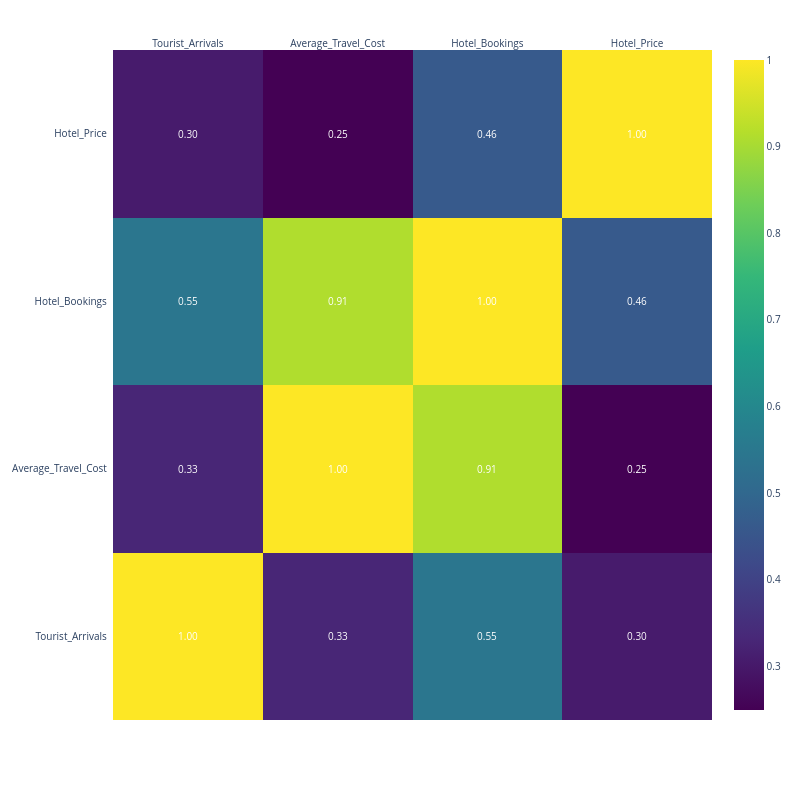

Here is the notebook cell this chart was saved with:
### Code cell
# correlation_matrix = df.select_dtypes([include='int']).corr()
correlation_matrix = df.select_dtypes(include='int').corr()
fig = ff.create_annotated_heatmap(
    z = correlation_matrix.values,
    x = correlation_matrix.columns.tolist(),
    y = correlation_matrix.index.tolist(),
    colorscale='Viridis',
    showscale=True,
    annotation_text=[[f"{val:.2f}" for val in row ] for row in correlation_matrix.values],
    font_colors=["white"]
)

fig.update_layout(
    width = 800,
    height = 800,
    margin = dict(t = 50, l = 100), 
    font = dict(size = 10)
)

fig.show()

### Figure 1 — Plotly figure (JSON) as saved in the notebook; plotly's stock layout.template omitted (floating-point values rounded to 4 significant figures)
{"data": [{"colorscale": [[0, "#440154"], [0.1111, "#482878"], [0.2222, "#3e4989"], [0.3333, "#31688e"], [0.4444, "#26828e"], [0.5556, "#1f9e89"], [0.6667, "#35b779"], [0.7778, "#6ece58"], [0.8889, "#b5de2b"], [1, "#fde725"]], "reversescale": false, "showscale": true, "type": "heatmap", "x": ["Tourist_Arrivals", "Average_Travel_Cost", "Hotel_Bookings", "Hotel_Price"], "y": ["Tourist_Arrivals", "Average_Travel_Cost", "Hotel_Bookings", "Hotel_Price"], "z": [[1, 0.3286, 0.5453, 0.3043], [0.3286, 1, 0.9113, 0.2494], [0.5453, 0.9113, 1, 0.461], [0.3043, 0.2494, 0.461, 1]]}], "layout": {"annotations": [{"font": {"color": "white"}, "showarrow": false, "text": "1.00", "x": "Tourist_Arrivals", "xref": "x", "y": "Tourist_Arrivals", "yref": "y"}, {"font": {"color": "white"}, "showarrow": false, "text": "0.33", "x": "Average_Travel_Cost", "xref": "x", "y": "Tourist_Arrivals", "yref": "y"}, {"font": {"color": "white"}, "showarrow": false, "text": "0.55", "x": "Hotel_Bookings", "xref": "x", "y": "Tourist_Arrivals", "yref": "y"}, {"font": {"color": "white"}, "showarrow": false, "text": "0.30", "x": "Hotel_Price", "xref": "x", "y": "Tourist_Arrivals", "yref": "y"}, {"font": {"color": "white"}, "showarrow": false, "text": "0.33", "x": "Tourist_Arrivals", "xref": "x", "y": "Average_Travel_Cost", "yref": "y"}, {"font": {"color": "white"}, "showarrow": false, "text": "1.00", "x": "Average_Travel_Cost", "xref": "x", "y": "Average_Travel_Cost", "yref": "y"}, {"font": {"color": "white"}, "showarrow": false, "text": "0.91", "x": "Hotel_Bookings", "xref": "x", "y": "Average_Travel_Cost", "yref": "y"}, {"font": {"color": "white"}, "showarrow": false, "text": "0.25", "x": "Hotel_Price", "xref": "x", "y": "Average_Travel_Cost", "yref": "y"}, {"font": {"color": "white"}, "showarrow": false, "text": "0.55", "x": "Tourist_Arrivals", "xref": "x", "y": "Hotel_Bookings", "yref": "y"}, {"font": {"color": "white"}, "showarrow": false, "text": "0.91", "x": "Average_Travel_Cost", "xref": "x", "y": "Hotel_Bookings", "yref": "y"}, {"font": {"color": "white"}, "showarrow": false, "text": "1.00", "x": "Hotel_Bookings", "xref": "x", "y": "Hotel_Bookings", "yref": "y"}, {"font": {"color": "white"}, "showarrow": false, "text": "0.46", "x": "Hotel_Price", "xref": "x", "y": "Hotel_Bookings", "yref": "y"}, {"font": {"color": "white"}, "showarrow": false, "text": "0.30", "x": "Tourist_Arrivals", "xref": "x", "y": "Hotel_Price", "yref": "y"}, {"font": {"color": "white"}, "showarrow": false, "text": "0.25", "x": "Average_Travel_Cost", "xref": "x", "y": "Hotel_Price", "yref": "y"}, {"font": {"color": "white"}, "showarrow": false, "text": "0.46", "x": "Hotel_Bookings", "xref": "x", "y": "Hotel_Price", "yref": "y"}, {"font": {"color": "white"}, "showarrow": false, "text": "1.00", "x": "Hotel_Price", "xref": "x", "y": "Hotel_Price", "yref": "y"}], "font": {"size": 10}, "height": 800, "margin": {"l": 100, "t": 50}, "width": 800, "xaxis": {"dtick": 1, "gridcolor": "rgb(0, 0, 0)", "side": "top", "ticks": ""}, "yaxis": {"dtick": 1, "ticks": "", "ticksuffix": "  "}}}
